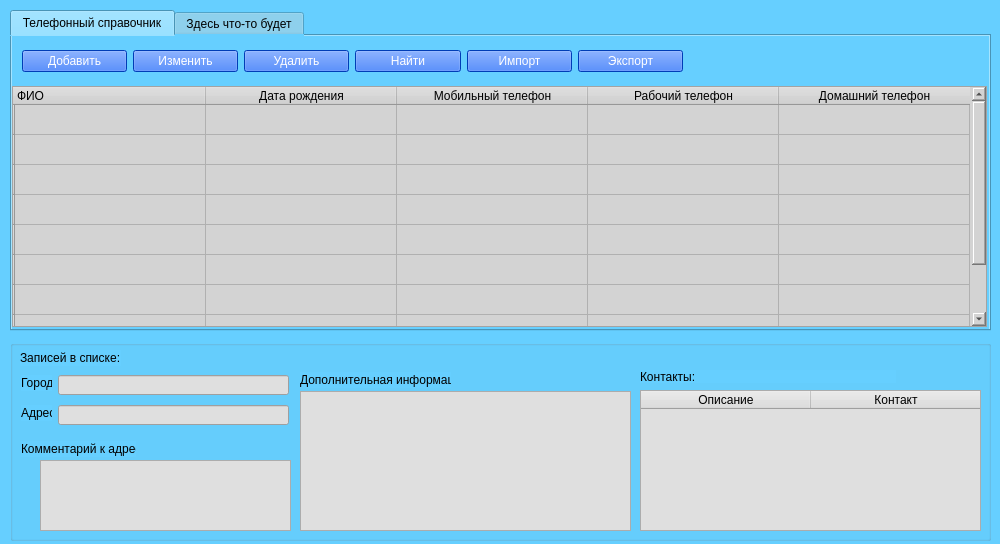
<?xml version="1.0" encoding="UTF-8"?>
<ui version="4.0">
 <class>MainWindow</class>
 <widget class="QMainWindow" name="MainWindow">
  <property name="geometry">
   <rect>
    <x>0</x>
    <y>0</y>
    <width>1000</width>
    <height>544</height>
   </rect>
  </property>
  <property name="sizePolicy">
   <sizepolicy hsizetype="Fixed" vsizetype="Fixed">
    <horstretch>0</horstretch>
    <verstretch>0</verstretch>
   </sizepolicy>
  </property>
  <property name="minimumSize">
   <size>
    <width>1000</width>
    <height>544</height>
   </size>
  </property>
  <property name="maximumSize">
   <size>
    <width>1000</width>
    <height>544</height>
   </size>
  </property>
  <property name="windowTitle">
   <string>Телефонный справочник</string>
  </property>
  <property name="styleSheet">
   <string notr="true">background:rgb(102, 207, 255)</string>
  </property>
  <widget class="QWidget" name="centralwidget">
   <widget class="QTabWidget" name="tabWidget">
    <property name="geometry">
     <rect>
      <x>10</x>
      <y>10</y>
      <width>981</width>
      <height>321</height>
     </rect>
    </property>
    <property name="layoutDirection">
     <enum>Qt::LeftToRight</enum>
    </property>
    <property name="styleSheet">
     <string notr="true">background:rgb(102, 207, 255)</string>
    </property>
    <property name="currentIndex">
     <number>0</number>
    </property>
    <widget class="QWidget" name="phone_directory">
     <attribute name="title">
      <string>Телефонный справочник</string>
     </attribute>
     <widget class="QTableWidget" name="all_info_table">
      <property name="enabled">
       <bool>true</bool>
      </property>
      <property name="geometry">
       <rect>
        <x>0</x>
        <y>50</y>
        <width>975</width>
        <height>241</height>
       </rect>
      </property>
      <property name="styleSheet">
       <string notr="true">background:rgb(211, 211, 211)
</string>
      </property>
      <property name="frameShadow">
       <enum>QFrame::Sunken</enum>
      </property>
      <property name="verticalScrollBarPolicy">
       <enum>Qt::ScrollBarAlwaysOn</enum>
      </property>
      <property name="horizontalScrollBarPolicy">
       <enum>Qt::ScrollBarAlwaysOff</enum>
      </property>
      <property name="sizeAdjustPolicy">
       <enum>QAbstractScrollArea::AdjustToContents</enum>
      </property>
      <property name="selectionMode">
       <enum>QAbstractItemView::SingleSelection</enum>
      </property>
      <property name="selectionBehavior">
       <enum>QAbstractItemView::SelectRows</enum>
      </property>
      <property name="textElideMode">
       <enum>Qt::ElideMiddle</enum>
      </property>
      <property name="showGrid">
       <bool>true</bool>
      </property>
      <property name="sortingEnabled">
       <bool>false</bool>
      </property>
      <property name="wordWrap">
       <bool>false</bool>
      </property>
      <attribute name="horizontalHeaderCascadingSectionResizes">
       <bool>true</bool>
      </attribute>
      <attribute name="horizontalHeaderDefaultSectionSize">
       <number>191</number>
      </attribute>
      <attribute name="horizontalHeaderStretchLastSection">
       <bool>false</bool>
      </attribute>
      <attribute name="verticalHeaderCascadingSectionResizes">
       <bool>false</bool>
      </attribute>
      <attribute name="verticalHeaderShowSortIndicator" stdset="0">
       <bool>true</bool>
      </attribute>
      <attribute name="verticalHeaderStretchLastSection">
       <bool>false</bool>
      </attribute>
      <row>
       <property name="text">
        <string/>
       </property>
      </row>
      <row>
       <property name="text">
        <string/>
       </property>
      </row>
      <row>
       <property name="text">
        <string/>
       </property>
      </row>
      <row>
       <property name="text">
        <string/>
       </property>
      </row>
      <row>
       <property name="text">
        <string/>
       </property>
      </row>
      <row>
       <property name="text">
        <string/>
       </property>
      </row>
      <row>
       <property name="text">
        <string/>
       </property>
      </row>
      <row>
       <property name="text">
        <string/>
       </property>
      </row>
      <row>
       <property name="text">
        <string/>
       </property>
      </row>
      <column>
       <property name="text">
        <string>ФИО</string>
       </property>
       <property name="textAlignment">
        <set>AlignLeading|AlignVCenter</set>
       </property>
       <property name="background">
        <color>
         <red>255</red>
         <green>255</green>
         <blue>255</blue>
        </color>
       </property>
      </column>
      <column>
       <property name="text">
        <string>Дата рождения</string>
       </property>
      </column>
      <column>
       <property name="text">
        <string>Мобильный телефон</string>
       </property>
      </column>
      <column>
       <property name="text">
        <string>Рабочий телефон</string>
       </property>
      </column>
      <column>
       <property name="text">
        <string>Домашний телефон</string>
       </property>
      </column>
     </widget>
     <widget class="QWidget" name="horizontalLayoutWidget">
      <property name="geometry">
       <rect>
        <x>10</x>
        <y>10</y>
        <width>661</width>
        <height>31</height>
       </rect>
      </property>
      <layout class="QHBoxLayout" name="horizontalLayout">
       <item>
        <widget class="QPushButton" name="btn_add">
         <property name="styleSheet">
          <string notr="true">background:rgb(0, 85, 255);
color:rgb(255, 255, 255);
font: 75 9pt &quot;Arial&quot;;</string>
         </property>
         <property name="text">
          <string>Добавить</string>
         </property>
        </widget>
       </item>
       <item>
        <widget class="QPushButton" name="btn_change">
         <property name="styleSheet">
          <string notr="true">background:rgb(0, 85, 255);
color:rgb(255, 255, 255);
font: 75 9pt &quot;Arial&quot;;</string>
         </property>
         <property name="text">
          <string>Изменить</string>
         </property>
        </widget>
       </item>
       <item>
        <widget class="QPushButton" name="btn_delete">
         <property name="styleSheet">
          <string notr="true">background:rgb(0, 85, 255);
color:rgb(255, 255, 255);
font: 75 9pt &quot;Arial&quot;;</string>
         </property>
         <property name="text">
          <string>Удалить</string>
         </property>
        </widget>
       </item>
       <item>
        <widget class="QPushButton" name="btn_search">
         <property name="styleSheet">
          <string notr="true">background:rgb(0, 85, 255);
color:rgb(255, 255, 255);
font: 75 9pt &quot;Arial&quot;;</string>
         </property>
         <property name="text">
          <string>Найти</string>
         </property>
        </widget>
       </item>
       <item>
        <widget class="QPushButton" name="btn_import">
         <property name="styleSheet">
          <string notr="true">background:rgb(0, 85, 255);
color:rgb(255, 255, 255);
font: 75 9pt &quot;Arial&quot;;</string>
         </property>
         <property name="text">
          <string>Импорт</string>
         </property>
        </widget>
       </item>
       <item>
        <widget class="QPushButton" name="btn_export">
         <property name="styleSheet">
          <string notr="true">background:rgb(0, 85, 255);
color:rgb(255, 255, 255);
font: 75 9pt &quot;Arial&quot;;</string>
         </property>
         <property name="text">
          <string>Экспорт</string>
         </property>
        </widget>
       </item>
      </layout>
     </widget>
    </widget>
    <widget class="QWidget" name="tab_2">
     <attribute name="title">
      <string>Здесь что-то будет</string>
     </attribute>
    </widget>
   </widget>
   <widget class="QGroupBox" name="groupBox">
    <property name="geometry">
     <rect>
      <x>10</x>
      <y>340</y>
      <width>981</width>
      <height>201</height>
     </rect>
    </property>
    <property name="title">
     <string/>
    </property>
    <widget class="QLabel" name="count_label">
     <property name="geometry">
      <rect>
       <x>10</x>
       <y>10</y>
       <width>101</width>
       <height>16</height>
      </rect>
     </property>
     <property name="text">
      <string>Записей в списке:</string>
     </property>
    </widget>
    <widget class="QLabel" name="city_label">
     <property name="geometry">
      <rect>
       <x>11</x>
       <y>35</y>
       <width>31</width>
       <height>16</height>
      </rect>
     </property>
     <property name="text">
      <string>Город</string>
     </property>
    </widget>
    <widget class="QLabel" name="address_label">
     <property name="geometry">
      <rect>
       <x>11</x>
       <y>65</y>
       <width>31</width>
       <height>16</height>
      </rect>
     </property>
     <property name="text">
      <string>Адрес</string>
     </property>
    </widget>
    <widget class="QLineEdit" name="city_edit">
     <property name="geometry">
      <rect>
       <x>48</x>
       <y>35</y>
       <width>231</width>
       <height>20</height>
      </rect>
     </property>
     <property name="styleSheet">
      <string notr="true">background:rgb(223, 223, 223)</string>
     </property>
    </widget>
    <widget class="QLineEdit" name="address_edit">
     <property name="geometry">
      <rect>
       <x>48</x>
       <y>65</y>
       <width>231</width>
       <height>20</height>
      </rect>
     </property>
     <property name="styleSheet">
      <string notr="true">background:rgb(223, 223, 223)</string>
     </property>
    </widget>
    <widget class="QLabel" name="address_comment">
     <property name="geometry">
      <rect>
       <x>11</x>
       <y>101</y>
       <width>115</width>
       <height>16</height>
      </rect>
     </property>
     <property name="text">
      <string>Комментарий к адресу</string>
     </property>
    </widget>
    <widget class="QTextEdit" name="comment_text">
     <property name="geometry">
      <rect>
       <x>30</x>
       <y>120</y>
       <width>251</width>
       <height>71</height>
      </rect>
     </property>
     <property name="styleSheet">
      <string notr="true">background:rgb(223, 223, 223)</string>
     </property>
    </widget>
    <widget class="QLabel" name="additional_info_lable">
     <property name="geometry">
      <rect>
       <x>290</x>
       <y>32</y>
       <width>151</width>
       <height>16</height>
      </rect>
     </property>
     <property name="text">
      <string>Дополнительная информация</string>
     </property>
    </widget>
    <widget class="QTextEdit" name="additional_info_text">
     <property name="geometry">
      <rect>
       <x>290</x>
       <y>51</y>
       <width>331</width>
       <height>140</height>
      </rect>
     </property>
     <property name="styleSheet">
      <string notr="true">background:rgb(223, 223, 223)
</string>
     </property>
    </widget>
    <widget class="QLabel" name="contact_label">
     <property name="geometry">
      <rect>
       <x>630</x>
       <y>30</y>
       <width>256</width>
       <height>13</height>
      </rect>
     </property>
     <property name="text">
      <string>Контакты:</string>
     </property>
    </widget>
    <widget class="QTableWidget" name="contact_table">
     <property name="geometry">
      <rect>
       <x>630</x>
       <y>50</y>
       <width>341</width>
       <height>141</height>
      </rect>
     </property>
     <property name="styleSheet">
      <string notr="true">background:rgb(223, 223, 223)</string>
     </property>
     <property name="verticalScrollBarPolicy">
      <enum>Qt::ScrollBarAsNeeded</enum>
     </property>
     <property name="horizontalScrollBarPolicy">
      <enum>Qt::ScrollBarAlwaysOff</enum>
     </property>
     <attribute name="horizontalHeaderDefaultSectionSize">
      <number>170</number>
     </attribute>
     <column>
      <property name="text">
       <string>Описание</string>
      </property>
     </column>
     <column>
      <property name="text">
       <string>Контакт</string>
      </property>
     </column>
    </widget>
   </widget>
  </widget>
 </widget>
 <resources/>
 <connections/>
</ui>
